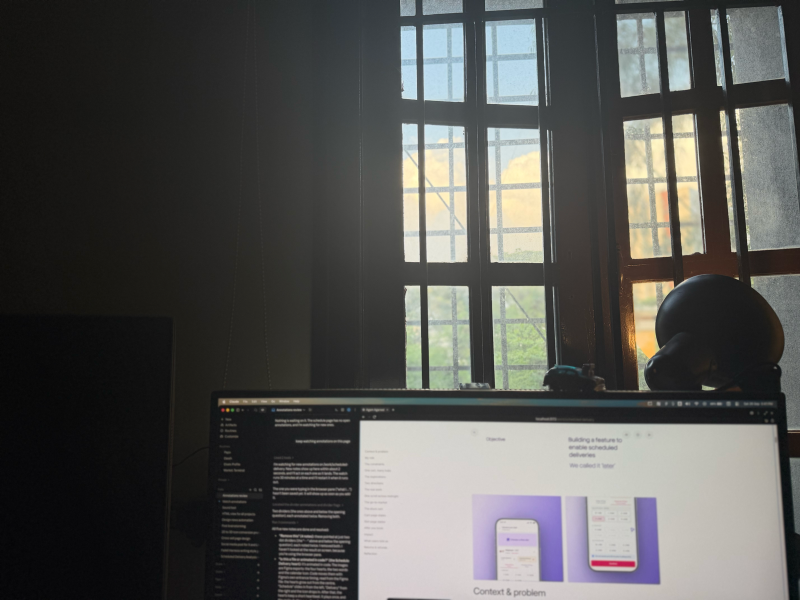
#> input picture tools/window-light/ref/ref_1600.png, 1600 x 1200 px (shown at 1/2 size); its folder holds 7 pictures in this run
$ python derive_regions_1741.py
#> lines starting #> are read from the running program, lines starting #| are printed output that depends on the picture; after the words box and inside, x2 and y2 are one past the last pixel; in counts of white or black regions, pixels touching at a corner belong together
### tools/window-light/regions.py
"""regions.py: load, rasterise and draw the named region polygons used by compare.py.

A regions file is JSON:

    {
      "version": 1,
      "image": "ref_1600.png",            # the reference it was drawn on
      "images": ["ref_1600.png", "ref_800.png"],  # every reference with the same framing
      "size": [1600, 1200],               # pixel size it was drawn at (informational)
      "coords": "normalized",             # x in [0,1] left to right, y in [0,1] top to bottom
      "regions": {
        "glass_clear": {
          "desc": "...",
          "polygons": [[[x, y], [x, y], ...], ...],
          "subtract": ["grille_room"]      # optional: other regions cut out of this one
        },
        ...
      }
    }

Coordinates are normalised so one file serves every resolution of the same framing.
Only numpy, PIL and skimage are used (the loop's dependency budget).
"""
import json
import os

import numpy as np
from PIL import Image, ImageDraw, ImageFont
from skimage.draw import polygon as _fill_polygon

# Okabe-Ito categorical colours (colour-blind safe) plus three Tableau extras for the
# optional regions. Used only as translucent fills and outlines on the overlay; the labels
# never rely on them for contrast (white text with a black stroke, 21:1 either way).
PALETTE = [
    (230, 159, 0),    # orange
    (86, 180, 233),   # sky blue
    (0, 158, 115),    # bluish green
    (240, 228, 66),   # yellow
    (0, 114, 178),    # blue
    (213, 94, 0),     # vermillion
    (204, 121, 167),  # reddish purple
    (255, 105, 97),   # salmon
    (148, 103, 189),  # purple
    (140, 86, 75),    # brown
    (188, 189, 34),   # olive
    (23, 190, 207),   # cyan
]


# [23 lines left out: functions load_regions, find_regions_for, not called in this run]


def rasterize(data, width, height):
    """Return {name: bool mask of shape (height, width)} with `subtract` applied."""
    raw = {}
    for name, reg in data["regions"].items():
        m = np.zeros((height, width), bool)
        for poly in reg["polygons"]:
            pts = np.asarray(poly, float)
            rr, cc = _fill_polygon(pts[:, 1] * height, pts[:, 0] * width, shape=(height, width))
            m[rr, cc] = True
        raw[name] = m
    out = {}
    for name, reg in data["regions"].items():
        m = raw[name].copy()
        for other in reg.get("subtract", []):
            if other in raw:
                m &= np.logical_not(raw[other])
        out[name] = m
    return out


def font(size):
    try:
        return ImageFont.load_default(size=size)
    except TypeError:  # Pillow < 10.1 has no sized default font
        return ImageFont.load_default()


def draw_regions(img, data, alpha=0.38, outline=2, labels=True, names=None):
    """Draw translucent region fills, outlines and labels over a PIL image. Returns a new RGB image."""
    base = img.convert("RGB")
    w, h = base.size
    masks = rasterize(data, w, h)
    arr = np.asarray(base).astype(np.float32)
    order = [n for n in data["regions"] if names is None or n in names]
    for i, name in enumerate(order):
        col = np.array(PALETTE[i % len(PALETTE)], np.float32)
        m = masks[name]
        arr[m] = arr[m] * (1 - alpha) + col * alpha
    out = Image.fromarray(np.clip(arr, 0, 255).astype(np.uint8))
    d = ImageDraw.Draw(out)
    f = font(max(11, int(round(h / 70))))
    for i, name in enumerate(order):
        col = tuple(PALETTE[i % len(PALETTE)])
        reg = data["regions"][name]
        best, best_area = None, -1.0
        for poly in reg["polygons"]:
            pts = [(x * w, y * h) for x, y in poly]
            d.line(pts + [pts[0]], fill=col, width=outline)
            xs, ys = [p[0] for p in pts], [p[1] for p in pts]
            area = 0.5 * abs(sum(xs[k] * ys[k - 1] - xs[k - 1] * ys[k] for k in range(len(pts))))
            if area > best_area:
                best, best_area = pts, area
        if labels and best:
            # label at the centre of the largest polygon, in white with a black stroke (21:1)
            cx = sum(p[0] for p in best) / len(best)
            cy = sum(p[1] for p in best) / len(best)
            half = d.textlength(name, font=f) / 2 + 3
            cx = min(max(cx, half), w - half)  # keep the label inside the image
            d.text((cx, cy), name, fill=(255, 255, 255), font=f, anchor="mm",
                   stroke_width=2, stroke_fill=(0, 0, 0))
    return out


def legend(data, width, names=None, row_h=18):
    """A small legend strip listing each region's colour, for the overlay image."""
    order = [n for n in data["regions"] if names is None or n in names]
    cols = 3
    rows = (len(order) + cols - 1) // cols
    img = Image.new("RGB", (width, rows * row_h + 8), (17, 17, 17))
    d = ImageDraw.Draw(img)
    f = font(12)
    cw = width // cols
    for i, name in enumerate(order):
        x = (i % cols) * cw + 8
        y = (i // cols) * row_h + 4
        d.rectangle([x, y + 3, x + 12, y + 15], fill=PALETTE[i % len(PALETTE)])
        # #ffffff on #111111 measures 18.9:1.
        d.text((x + 18, y + 2), name, fill=(255, 255, 255), font=f)
    return img

### tools/window-light/derive_regions_1741.py
#!/usr/bin/env python3
"""derive_regions_1741.py: rebuild ref/regions_1741.json and ref/regions_1741_overlay.png.

How the polygons were derived (all coordinates below are pixels of ref_1600.png, 1600 x 1200;
the JSON stores them normalised). Anchors come from spec/13-photo-inventory.md section 3
(full-res 5712 px coordinates, scaled by 1600/5712) and were then measured on the image:

* Glass panes: thresholded inside a box per pane (luma above a floor), small holes filled,
  eroded by 3 px so a 1 to 2 px misalignment of the render never mixes frame into glass,
  then traced and simplified to a polygon. The room-side grille bars fall out automatically
  because they are dark.
* Room-side grille bars: each bar's centre was tracked down the frame in 20 px bands and a
  line fitted (residual about 1 px). All bars agree on one vertical vanishing point near
  (686, -8322), which is the photo's pitch of +5.7 deg and roll of -0.7 deg, so they are
  slanted quads, not boxes. Each quad is the bar's inner half width.
* Frame wood, rails, casing: edges from luminance profiles, inset 4 px, leaning with the
  same vertical vanishing point.
* Monitor: the screen's right edge was measured on 4 rows (it leans right going down, the
  panel is tilted back); the left edge is not measurable against the dark sidebar, so the
  polygon stays 14 px inside it. Bezel strips from the top-edge and right-edge profiles.
* Lamp: dark pixels (luma under 60) in the lamp's box, largest component, eroded 3 px.

Run:  python3 tools/window-light/derive_regions_1741.py
Then LOOK at ref/regions_1741_overlay.png before trusting a change.
"""
import json
import os
import sys

import numpy as np
from PIL import Image
from skimage.measure import approximate_polygon, find_contours, label
from skimage.morphology import binary_dilation, binary_erosion, binary_opening, disk, remove_small_holes

HERE = os.path.dirname(os.path.abspath(__file__))
sys.path.insert(0, HERE)
from regions import draw_regions, legend  # noqa: E402

REF = os.path.join(HERE, "ref", "ref_1600.png")
OUT_JSON = os.path.join(HERE, "ref", "regions_1741.json")
OUT_PNG = os.path.join(HERE, "ref", "regions_1741_overlay.png")

img = Image.open(REF).convert("RGB")
#> img is the input picture: PIL image 1600x1200 RGB; mean R, G, B 85.1, 85.1, 82.8
W, H = img.size
#> W = 1600; H = 1200
assert (W, H) == (1600, 1200), "measurements below are in ref_1600 pixels"
rgb = np.asarray(img).astype(np.float32)
luma = 0.2126 * rgb[..., 0] + 0.7152 * rgb[..., 1] + 0.0722 * rgb[..., 2]

# Vertical vanishing point (fitted from the bar tracks, see docstring).
VX, VY = 686.0, -8322.0


def lean_x(x_at, y_at, y):
    """x of the vertical through (x_at, y_at), evaluated at row y."""
    return VX + (x_at - VX) * (y - VY) / (y_at - VY)


def vquad(x_left, x_right, y_ref, y0, y1):
    """A quad between two verticals given by their x at y_ref, from row y0 to row y1."""
    return [
        (lean_x(x_left, y_ref, y0), y0), (lean_x(x_right, y_ref, y0), y0),
        (lean_x(x_right, y_ref, y1), y1), (lean_x(x_left, y_ref, y1), y1),
    ]


def bar(a, b, half, y0, y1):
    """A slanted bar whose centre follows x = a + b * y (fitted line), inner half width `half`."""
    return [(a + b * y0 - half, y0), (a + b * y0 + half, y0), (a + b * y1 + half, y1), (a + b * y1 - half, y1)]


def hrail(x0, x1, top_at, bot_at, x_ref, slope):
    """A quad between two sloped horizontals (rails), y = top/bot + slope * (x - x_ref)."""
    return [
        (x0, top_at + slope * (x0 - x_ref)), (x1, top_at + slope * (x1 - x_ref)),
        (x1, bot_at + slope * (x1 - x_ref)), (x0, bot_at + slope * (x0 - x_ref)),
    ]


def traced(box, test, erode=3, min_area=250, tol=1.2, largest_only=False):
    """Threshold inside box, fill holes, erode, trace each component to a simplified polygon."""
    x0, y0, x1, y1 = box
    sub = test(rgb[y0:y1, x0:x1], luma[y0:y1, x0:x1])
    sub = remove_small_holes(sub, area_threshold=400)
    if erode:
        sub = binary_erosion(sub, disk(erode))
    lab = label(sub)
    comps = []
    for k in range(1, lab.max() + 1):
        m = lab == k
        if m.sum() >= min_area:
            comps.append(m)
    if largest_only and comps:
        comps = [max(comps, key=lambda m: m.sum())]
    polys = []
    for m in comps:
        padded = np.pad(m, 1)
        cs = find_contours(padded.astype(float), 0.5)
        c = max(cs, key=len)
        c = approximate_polygon(c, tolerance=tol)
        polys.append([(x0 + p[1] - 1, y0 + p[0] - 1) for p in c[:-1]])
    return polys


bright = lambda thr: (lambda c, l: l > thr)  # noqa: E731
dark = lambda thr: (lambda c, l: l < thr)  # noqa: E731

regions = {}

# Room-side grille (black iron bars in front of the leaves). Fitted lines, inner half widths.
grille = [
    bar(836.3, 0.0181, 3.5, 2, 772),    # bar over L1 row A to C (13 px wide)
    bar(1316.0, 0.0754, 5.0, 28, 525),  # bar across R1 (18 to 19 px wide), lamp hides it below
    bar(1441.3, 0.0908, 4.0, 28, 500),  # bar at the R1 / R2 boundary (14 px wide)
    # upper tie bar across the L pair: centre y 37 at x 885, 29 at x 1022; about 18 px tall
    hrail(806, 1078, 37 - 5, 37 + 5, 885, -0.0584),
]
regions["grille_room"] = {
    "desc": "black iron bars on the room side: the bar over L1, the bar across R1, the bar at "
            "R1/R2 and the upper tie bar. Inner half width of each bar.",
    "polygons": grille,
}

# Left pair, rows A and C: sky above, foliage below (not clipped).
clear = []
for box, thr in [((800, 42, 934, 206), 120), ((968, 36, 1082, 216), 120),
                 ((800, 564, 944, 778), 110), ((972, 566, 1096, 778), 110)]:
    clear += traced(box, bright(thr))
#> this loop made 4 passes
#> pass 1, in traced, `sub = test(rgb[y0:y1, x0:x1], luma[y0:y1, x0:x1])`:
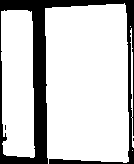
#> sub: shape (164, 134) bool; 79.5% white; 3 black regions (2 under 20 px), largest, box (x1, y1, x2, y2) and area: (0, 0, 134, 164) 4493
regions["glass_clear"] = {
    "desc": "sky (row A) and trees (row C) through the left French pair L1 and L2",
    "polygons": clear,
    "subtract": ["grille_room"],
}

# Left pair, row B: gold-lit cumulus, 16 to 25 percent of pixels clipped (max channel >= 250).
brightp = []
for box in [(800, 244, 942, 530), (968, 246, 1094, 532)]:
    brightp += traced(box, bright(120))
regions["glass_bright"] = {
    "desc": "the blown golden panes: row B of L1 and L2 (sunlit cumulus, 16 to 25 percent clipped)",
    "polygons": brightp,
    "subtract": ["grille_room"],
}

# Frame wood: casing, L1 outer stile, L2 hinge stile and mullion zone, rails A/B and B/C.
wood = [
    vquad(632, 710, 400, 50, 760),          # fixed casing left of L1 (backlit, glare-veiled)
    vquad(736, 799, 400, 50, 760),          # L1 outer (hinge-side) stile
    vquad(1120, 1225, 400, 50, 520),        # L2 hinge stile + mullion zone (dark, unlit at 17:41)
    hrail(851, 927, 208, 245, 890, 0.048),  # rail A/B under L1
    hrail(977, 1078, 214, 251, 1025, 0.048),  # rail A/B under L2
    hrail(851, 935, 530, 566, 890, 0.0),    # rail B/C under L1
    hrail(979, 1085, 531, 567, 1025, 0.0),  # rail B/C under L2
]
regions["frame_wood"] = {
    "desc": "dark brown enamel frame: casing, L1 outer stile, L2 hinge stile and mullion zone, "
            "rails between rows (lamp-lit R1 stile is separate: wood_lamp_glow)",
    "polygons": wood,
    "subtract": ["grille_room"],
}

def lamp_mask(c, l):
    """Dark core (luma < 60), opened with a 9 px disk so the thin bar and stile above the dome
    fall away, then grown 7 px into pixels under luma 115 to take back the sky-lit rim."""
    core = binary_opening(l < 60, disk(9))
#> core: shape (219, 315) bool; 69.1% white; 4 black regions (1 under 20 px), largest, box (x1, y1, x2, y2) and area: (215, 0, 315, 219) 11266, (0, 0, 130, 219) 9947, (182, 0, 193, 7) 56
    lab = label(core)
    if lab.max() == 0:
        return core
    sizes = np.bincount(lab.ravel())
#> sizes = [21285, 47700]
    sizes[0] = 0
    core = lab == sizes.argmax()
    return core | (binary_dilation(core, disk(7)) & (l < 115))
#> returned value: shape (219, 315) bool; 72.7% white; 16 black regions (11 under 20 px), largest, box (x1, y1, x2, y2) and area: (216, 0, 315, 219) 10361, (0, 0, 112, 219) 8298, (12, 168, 21, 182) 46, (184, 2, 193, 7) 30, (276, 156, 285, 170) 27


regions["lamp"] = {
    "desc": "black dome shade, socket cup and the arm stub (dark silhouette against the glass)",
    "polygons": traced((1285, 553, 1600, 772), lamp_mask, erode=3, min_area=2000, tol=1.5,
                       largest_only=True),
}
#> in traced (call 7), `sub = remove_small_holes(sub, area_threshold=400)`: sub: shape (219, 315) bool; 73% white; 2 black regions, box (x1, y1, x2, y2) and area: (216, 0, 315, 219) 10341, (0, 0, 112, 219) 8286
#> in traced (call 7), `sub = binary_erosion(sub, disk(erode))`: sub: shape (219, 315) bool; 70.4% white; 2 black regions, box (x1, y1, x2, y2) and area: (213, 0, 315, 219) 11322, (0, 0, 115, 219) 9098
#> after the loop in traced (call 7), `for k in range(1, lab.max() + 1):`: comps = 1 item
#> the loop in traced (call 7), `for m in comps:` made 1 pass
#> cs on pass 1: 2 point arrays, longest 1083 points
#> pass 1, in traced (call 7), `padded = np.pad(m, 1)`:
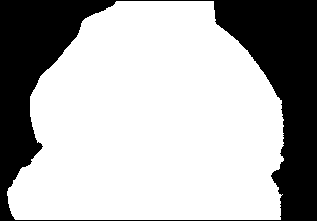
#> padded: shape (221, 317) bool; 69.3% white; 1 black region, box (x1, y1, x2, y2) and area: (0, 0, 317, 221) 21492

# Monitor. Right screen edge measured: x = 1553 + 0.072 * (y - 860).
edge = lambda y: 1553 + 0.072 * (y - 860)  # noqa: E731
regions["monitor_screen"] = {
    "desc": "the main monitor's screen: Claude app (dark, left) and the portfolio page (white, right), "
            "menu bar included",
    "polygons": [[(450, 800), (edge(800) - 5, 800), (edge(1196) - 5, 1196), (450, 1196)]],
}
regions["monitor_bezel"] = {
    "desc": "thin black bezel: top strip, right strip, upper part of the left strip",
    "polygons": [
        [(430, 785), (1560, 785), (1560, 793), (430, 793)],
        [(edge(830) + 5, 830), (edge(830) + 14, 830), (edge(1196) + 14, 1196), (edge(1196) + 5, 1196)],
        [(423, 800), (432, 800), (432, 900), (423, 900)],
    ],
}

regions["wall_left"] = {
    "desc": "cream wall left of the casing, near black at 17:41 with a glare gradient toward the window",
    "polygons": [[(0, 0), (600, 0), (600, 760), (360, 760), (360, 615), (0, 615)]],
}
regions["dark_object_bottom_left"] = {
    "desc": "the portrait monitor, switched off (black glossy face)",
    "polygons": [[(0, 648), (318, 650), (314, 1196), (0, 1196)]],
}

# Optional regions (not in the original list, useful for tuning).
right = []
for box in [(1228, 18, 1394, 198), (1238, 220, 1422, 524)]:
    right += traced(box, bright(100))
#> this loop made 2 passes
#> pass 1, in traced (call 8), `lab = label(sub)`:
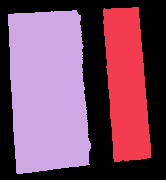
#> lab: shape (180, 166) int32; 3 distinct labels, from 0 to 2; one colour per label, 0 black
regions["glass_right"] = {
    "desc": "OPTIONAL. The handle leaf R1, rows A and B: grey-green crown, sunlit cream building, red-orange patch",
    "polygons": right,
    "subtract": ["grille_room"],
}
grey = []
for box in [(1462, 12, 1582, 168), (1488, 208, 1598, 498)]:
    grey += traced(box, bright(80))
#> this loop made 2 passes
#> pass 1, in traced (call 10), `sub = binary_erosion(sub, disk(erode))`:
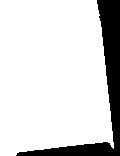
#> sub: shape (156, 120) bool; 84.3% white; 1 black region, box (x1, y1, x2, y2) and area: (16, 0, 120, 156) 2946
regions["glass_grey"] = {
    "desc": "OPTIONAL. R2, the far-right column: grey dust stipple over something dark behind the glass",
    "polygons": grey,
}
regions["wood_lamp_glow"] = {
    "desc": "OPTIONAL. R1's left stile in the lamp's glow below rail B/C (the one lamp cue at 17:41, about 3050 K)",
    "polygons": [[(1245, 590), (1257, 590), (1261, 745), (1249, 745)]],
}


def norm(poly):
    return [[round(x / W, 5), round(y / H, 5)] for x, y in poly]


data = {
    "version": 1,
    "image": "ref_1600.png",
    "images": ["ref_1600.png", "ref_800.png"],
    "size": [W, H],
    "coords": "normalized",
    "source": "derive_regions_1741.py (measured on ref_1600.png; anchors from spec/13-photo-inventory.md section 3)",
    "regions": {},
}
for name, reg in regions.items():
    out = {"desc": reg["desc"], "polygons": [norm(p) for p in reg["polygons"]]}
    if reg.get("subtract"):
        out["subtract"] = reg["subtract"]
    data["regions"][name] = out
#> this loop made 12 passes
#> name on passes 1 to 12: 'grille_room', 'glass_clear', 'glass_bright', 'frame_wood', 'lamp', 'monitor_screen', 'monitor_bezel', 'wall_left', 'dark_object_bottom_left', 'glass_right', 'glass_grey', 'wood_lamp_glow'
#> after the loop, data = 7 items

with open(OUT_JSON, "w") as f:
    json.dump(data, f, indent=1)

ov = draw_regions(img, data)
#> the loop in rasterize, `for name, reg in data["regions"].items():` made 12 passes
#> after the loop in rasterize, `for name, reg in data["regions"].items():`:
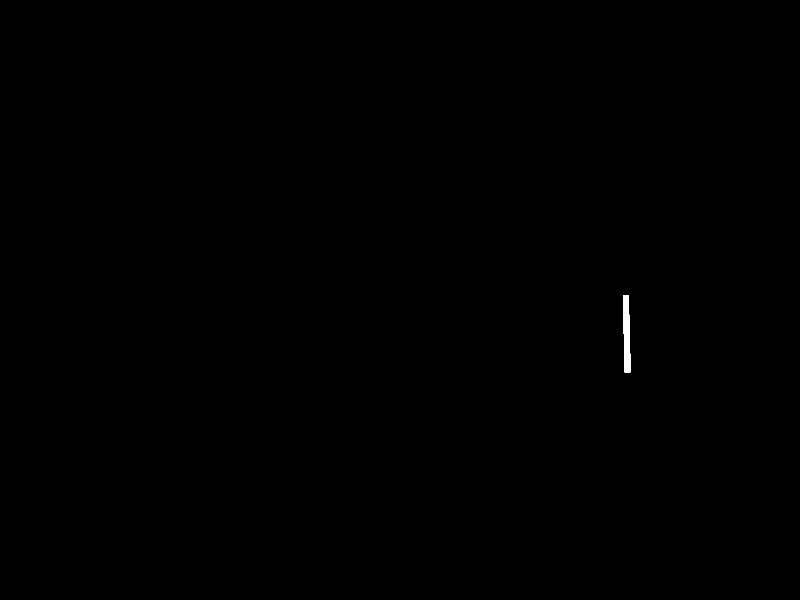
#> m: shape (1200, 1600) bool (shown at 1/2 size); 0.1% white; 1 white region, box (x1, y1, x2, y2) and area: (1246, 591, 1261, 745) 1848
#> after the loop in rasterize, `for name, reg in data["regions"].items():`: raw = 12 items
#> in draw_regions, `order = [n for n in data["regions"] if names is None or n in names]`: order = ['grille_room', 'glass_clear', 'glass_bright', 'frame_wood', 'lamp', 'monitor_screen', 'monitor_bezel', 'wall_left', 'dark_object_bottom_left', 'glass_right', 'glass_grey', 'wood_lamp_glow']
#> the loop in draw_regions, `for i, name in enumerate(order):` made 12 passes
#> (name, col) on passes 1 to 12: ('grille_room', [230, 159, 0]), ('glass_clear', [86, 180, 233]), ('glass_bright', [0, 158, 115]), ('frame_wood', [240, 228, 66]), ('lamp', [0, 114, 178]), ('monitor_screen', [213, 94, 0]), ('monitor_bezel', [204, 121, 167]), ('wall_left', [255, 105, 97]), ('dark_object_bottom_left', [148, 103, 189]), ('glass_right', [140, 86, 75]), ('glass_grey', [188, 189, 34]), ('wood_lamp_glow', [23, 190, 207])
#> after the loop in draw_regions, `for i, name in enumerate(order):`:
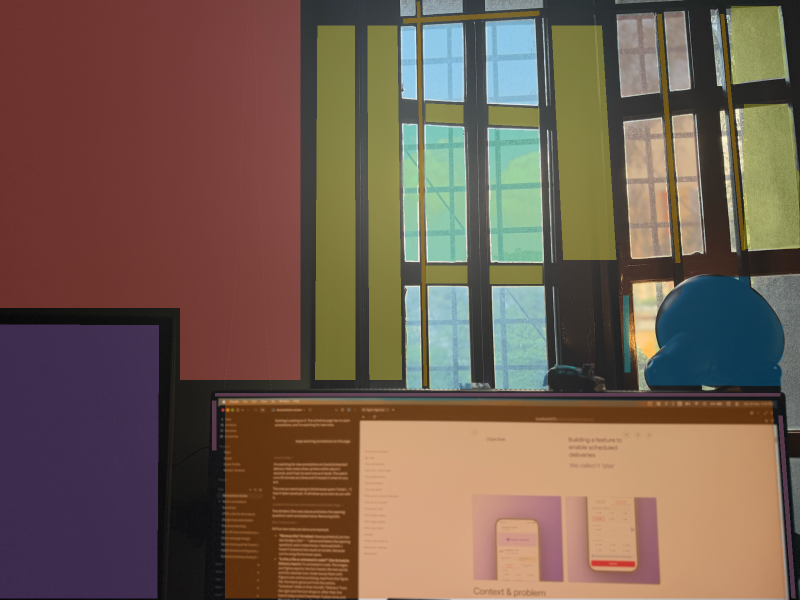
#> arr: shape (1200, 1600, 3) float32 (shown at 1/2 size); mean R, G, B 115.9, 94.8, 81.1
#> the loop in draw_regions, `for i, name in enumerate(order):` made 12 passes
#> (name, col, cx, cy, half) on passes 1 to 11: ('grille_room', (230, 159, 0), 843.3, 387, 47.5), ('glass_clear', (86, 180, 233), 1068.4, 671.9, 46), ('glass_bright', (0, 158, 115), 1013.5, 427, 50.5), ('frame_wood', (240, 228, 66), 671, 405, 53), ('lamp', (0, 114, 178), 1435, 675.9, 22), ('monitor_screen', (213, 94, 0), 1004, 998, 64.5), ('monitor_bezel', (204, 121, 167), 995, 789, 60), ('wall_left', (255, 105, 97), 320, 458.3, 35.5), ('dark_object_bottom_left', (148, 103, 189), 158, 922.5, 101), ('glass_right', (140, 86, 75), 1321.8, 386.7, 45.5), ('glass_grey', (188, 189, 34), 1555, 316.7, 45)
leg = legend(data, W)
#> in legend, `rows = (len(order) + cols - 1) // cols`: rows = 4
#> in legend, `img = Image.new("RGB", (width, rows * row_h + 8), (17, 17, 17))`: img: PIL image 1600x80 RGB; every value is 17
#> the loop in legend, `for i, name in enumerate(order):` made 12 passes
#> (name, x, y) on passes 1 to 12: ('grille_room', 8, 4), ('glass_clear', 541, 4), ('glass_bright', 1074, 4), ('frame_wood', 8, 22), ('lamp', 541, 22), ('monitor_screen', 1074, 22), ('monitor_bezel', 8, 40), ('wall_left', 541, 40), ('dark_object_bottom_left', 1074, 40), ('glass_right', 8, 58), ('glass_grey', 541, 58), ('wood_lamp_glow', 1074, 58)
canvas = Image.new("RGB", (W, H + leg.height), (17, 17, 17))
#> canvas: PIL image 1600x1280 RGB; every value is 17
canvas.paste(ov, (0, 0))
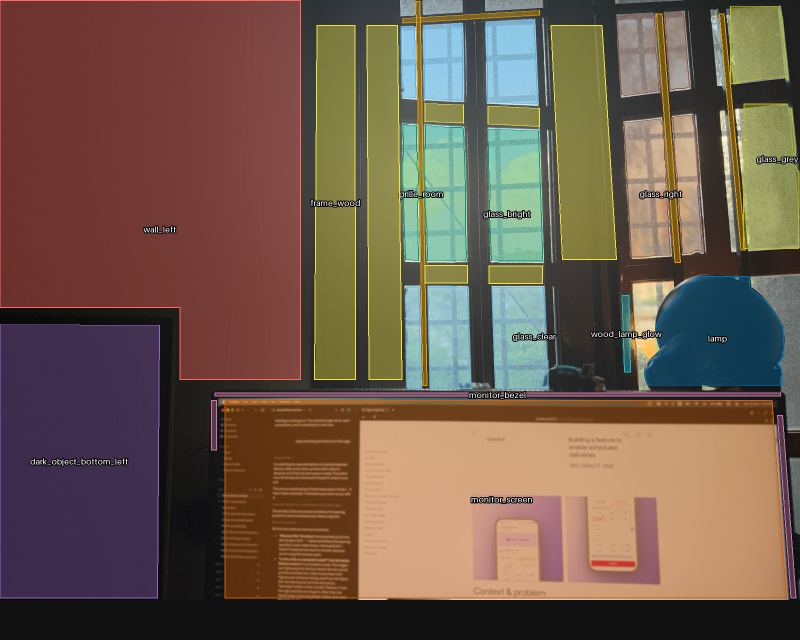
#> canvas: PIL image 1600x1280 RGB (shown at 1/2 size); mean R, G, B 110.8, 90.5, 76.5
canvas.paste(leg, (0, H))
canvas.save(OUT_PNG)

from regions import rasterize  # noqa: E402
masks = rasterize(data, W, H)
#> the loop in rasterize (call 2), `for name, reg in data["regions"].items():` made 12 passes
#> masks = 12 items
for name, m in masks.items():
    px = rgb[m]
    print(f"{name:24s} polys {len(data['regions'][name]['polygons']):2d}  px {int(m.sum()):7d}  "
          f"mean sRGB {px.mean(0).round(0) if len(px) else '-'}")
print("wrote", OUT_JSON)
print("wrote", OUT_PNG)
